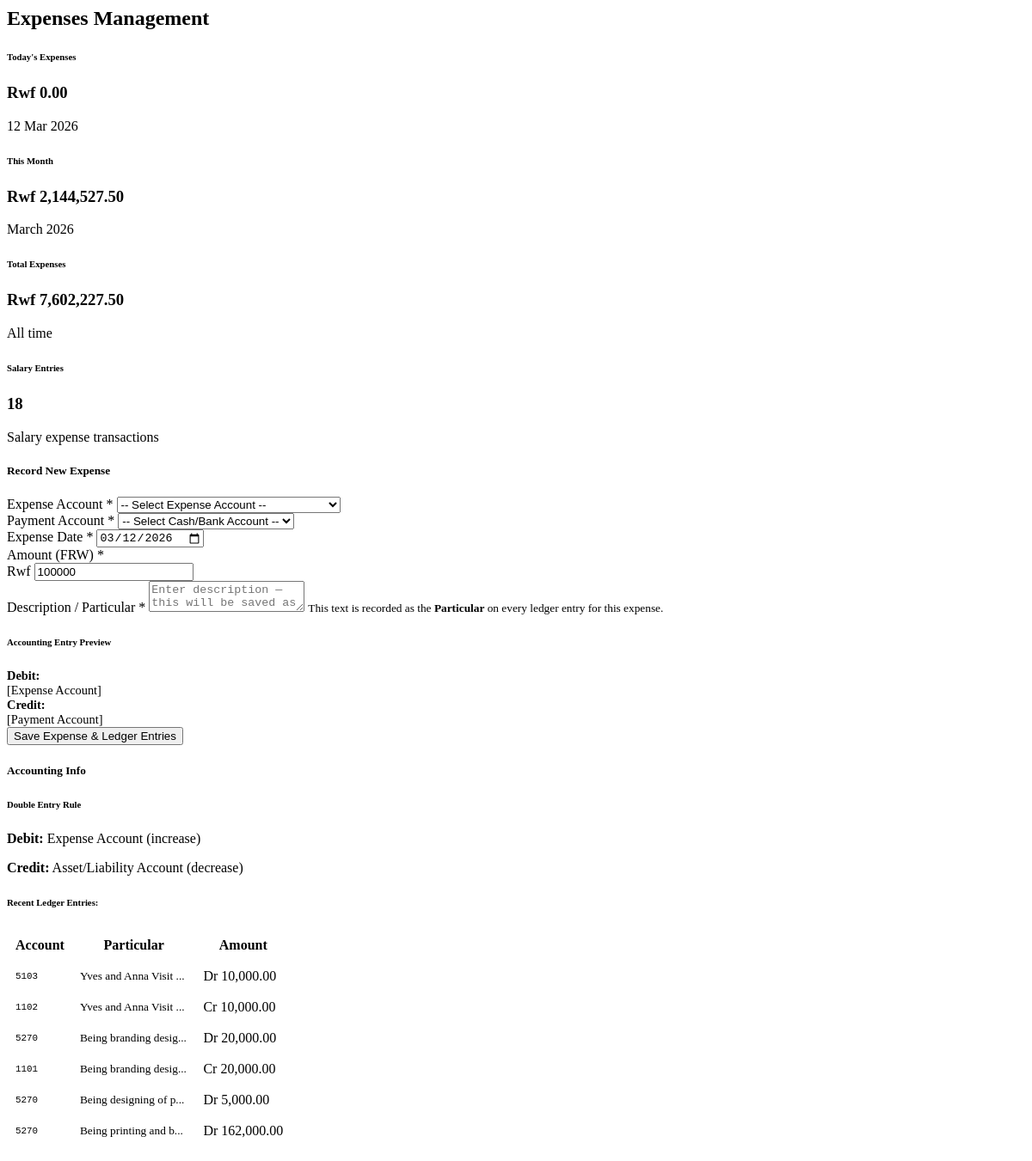
/app.cbfinance.rw/modules/expenses.php, run on an earlier commit of the app's database.
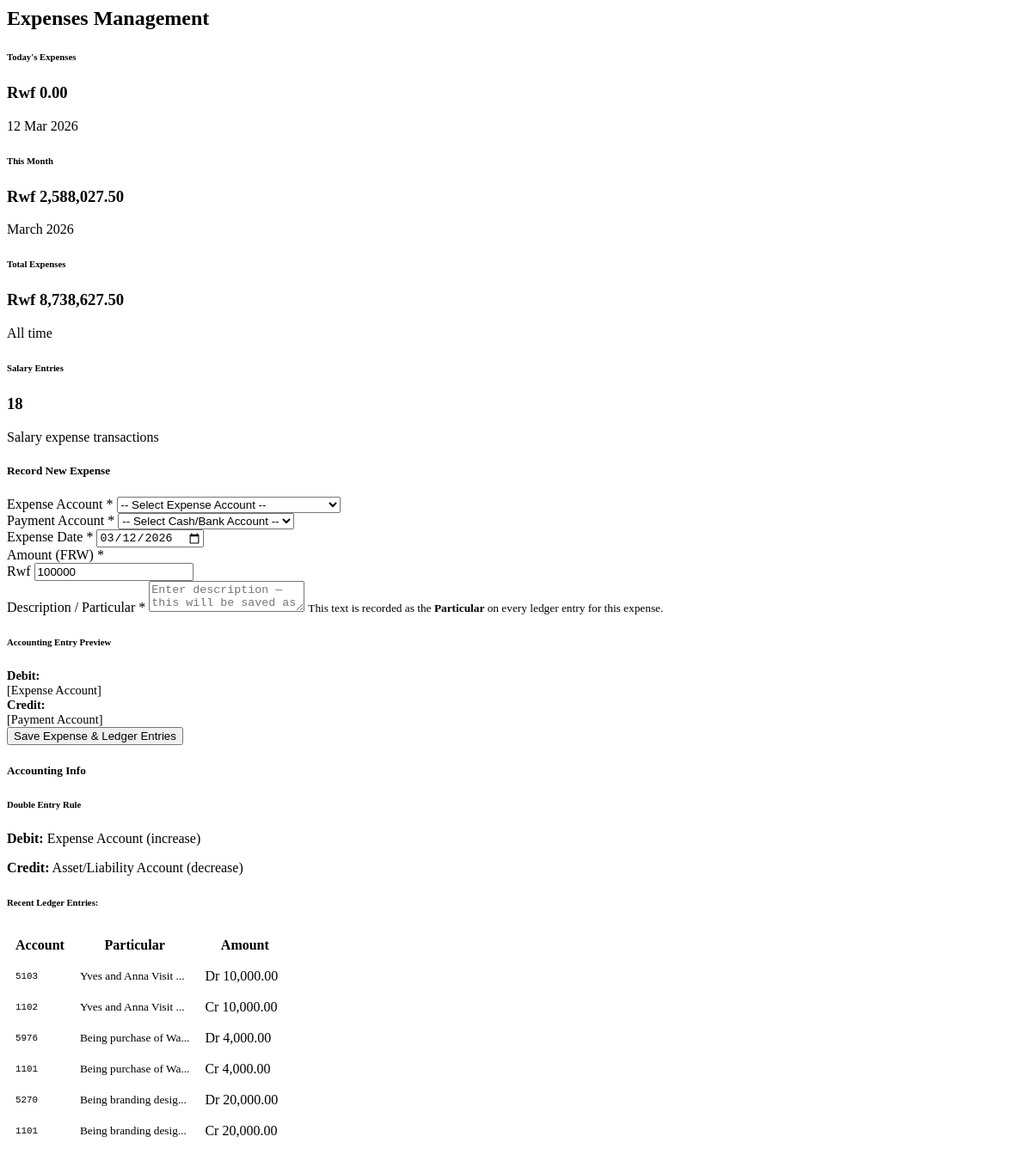
And on a later commit of the database.
### tables this page shows
CREATE TABLE `ledger` (
  `ledger_id` int(11) NOT NULL,
  `transaction_date` date NOT NULL,
  `class` varchar(50) NOT NULL,
  `account_code` varchar(10) NOT NULL,
  `account_name` varchar(255) NOT NULL,
  `particular` varchar(255) NOT NULL,
  `voucher_number` varchar(50) DEFAULT NULL,
  `narration` text,
  `beginning_balance` decimal(15,2) DEFAULT '0.00',
  `debit_amount` decimal(15,2) DEFAULT '0.00',
  `credit_amount` decimal(15,2) DEFAULT '0.00',
  `movement` decimal(15,2) DEFAULT '0.00',
  `ending_balance` decimal(15,2) DEFAULT '0.00',
  `reference_type` varchar(50) DEFAULT NULL,
  `reference_id` varchar(50) DEFAULT NULL,
  `created_by` int(11) DEFAULT NULL,
  `created_at` timestamp NOT NULL DEFAULT CURRENT_TIMESTAMP,
  `updated_at` timestamp NOT NULL DEFAULT CURRENT_TIMESTAMP ON UPDATE CURRENT_TIMESTAMP,
  `sequence_number` int(11) DEFAULT '0'
);

### app.cbfinance.rw/modules/expenses.php (the view, shortened to what the changed rows need)
<?php
$conn = getConnection();
$conn->set_charset("utf8mb4");
$ledger_entries = $conn->query("
    SELECT * FROM ledger
    WHERE reference_type = 'expense'
    ORDER BY transaction_date DESC,
            CASE WHEN debit_amount > 0 THEN 1 ELSE 2 END,
            ledger_id DESC
    LIMIT 20
");
$month_total = $conn->query("SELECT SUM(expense_amount) as total FROM expenses WHERE MONTH(expense_date) = MONTH(CURDATE()) AND YEAR(expense_date) = YEAR(CURDATE())")->fetch_assoc();
?>
<div class="container-fluid">
    <div class="row mb-3">
        <div class="col-12">
            <h2 class="h4 fw-bold text-danger">Expenses Management</h2>
        </div>
    </div>
    <div class="row mb-4">
        <div class="col-md-3">
            <div class="card bg-light">
                <div class="card-body">
                    <h6 class="card-subtitle mb-2 text-muted">This Month</h6>
                    <h3 class="card-title text-danger">Rwf <?php echo number_format($month_total['total'] ?? 0, 2); ?></h3>
                    <p class="card-text small"><?php echo date('F Y'); ?></p>
                </div>
            </div>
        </div>
        <div class="col-md-3">
            <div class="card bg-light">
                <div class="card-body">
                    <h6 class="card-subtitle mb-2 text-muted">Total Expenses</h6>
                    <?php
                    $all_total = $conn->query("SELECT SUM(expense_amount) as total FROM expenses")->fetch_assoc();
                    ?>
                    <h3 class="card-title text-danger">Rwf <?php echo number_format($all_total['total'] ?? 0, 2); ?></h3>
                    <p class="card-text small">All time</p>
                </div>
            </div>
        </div>
    </div>
    <div class="row">
        <div class="col-md-6 mb-4">
            <div class="card">
                <div class="card-body">
                    <?php if ($ledger_entries && $ledger_entries->num_rows > 0): ?>
                        <div style="max-height: 250px; overflow-y: auto;">
                            <table class="table table-sm table-borderless">
                                <thead>
                                    <tr>
                                        <th>Account</th>
                                        <th>Particular</th>
                                        <th class="text-end">Amount</th>
                                    </tr>
                                </thead>
                                <tbody>
                                    <?php while($entry = $ledger_entries->fetch_assoc()): ?>
                                    <tr>
                                        <td><small><code><?php echo $entry['account_code']; ?></code></small></td>
                                        <td><small><?php echo htmlspecialchars(substr($entry['particular'], 0, 20)); ?>...</small></td>
                                        <td class="text-end">
                                            <?php if ($entry['debit_amount'] > 0): ?>
                                                <span class="text-danger">Dr <?php echo number_format($entry['debit_amount'], 2); ?></span>
                                            <?php else: ?>
                                                <span class="text-success">Cr <?php echo number_format($entry['credit_amount'], 2); ?></span>
                                            <?php endif; ?>
                                        </td>
                                    </tr>
                                    <?php endwhile; ?>
                                </tbody>
                            </table>
                        </div>
                    <?php endif; ?>
                </div>
            </div>
        </div>
    </div>
</div>

What changed in the data, as far as the page shows it:
no longer on this page (row unchanged): ledger: account_code "5270", particular "Being designing of p", debit_amount "5,000.00"
no longer on this page (row unchanged): ledger: account_code "5270", particular "Being printing and b", debit_amount "162,000.00"
added ledger: account_code "5976", particular "Being purchase of Wa", debit_amount "4,000.00"
added ledger: account_code "1101", particular "Being purchase of Wa", credit_amount "4,000.00"
Also different on the page:
$month_total['total']: "2,144,527.50" → "2,588,027.50"
$all_total['total']: "7,602,227.50" → "8,738,627.50"
